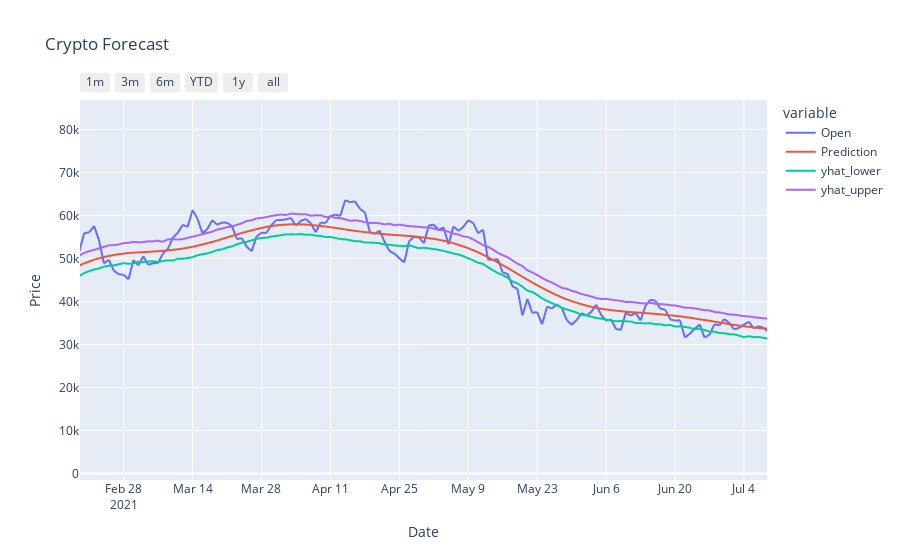

This figure's notebook cell:
### Markdown cell above
# 3. Visualizing Forecast

### Code cell
# Visual DF
vis_df = df[['ds','Open']].append(
    forecast[['ds', 'yhat', 'yhat_lower', 'yhat_upper']]
).rename(columns={'yhat': 'Prediction'})

# Visualizing results
fig = px.line(
    vis_df,
    x='ds',
    y=['Open', 'Prediction', 'yhat_lower', 'yhat_upper'],
    title='Crypto Forecast',
    labels={'value':'Price',
            'ds': 'Date'}
)

# Adding a slider
fig.update_xaxes(
    rangeselector=dict(
        buttons=list([
            dict(count=1, label="1m", step="month", stepmode="backward"),
            dict(count=3, label="3m", step="month", stepmode="backward"),
            dict(count=6, label="6m", step="month", stepmode="backward"),
            dict(count=1, label="YTD", step="year", stepmode="todate"),
            dict(count=1, label="1y", step="year", stepmode="backward"),
            dict(step="all")
        ])
    )
)

fig.show()

### Figure 1 — Plotly figure (JSON) as saved in the notebook; plotly's stock layout.template omitted (floating-point values rounded to 4 significant figures; data arrays with more than 128 entries replaced by an {"elided": "..."} marker saying what was removed)
{"data": [{"hovertemplate": "variable=Open<br>Date=%{x}<br>Price=%{y}<extra></extra>", "legendgroup": "Open", "line": {"color": "#636efa", "dash": "solid"}, "mode": "lines", "name": "Open", "showlegend": true, "type": "scattergl", "x": {"elided": "1534 str values"}, "xaxis": "x", "y": {"elided": "1534 float values"}, "yaxis": "y"}, {"hovertemplate": "variable=Prediction<br>Date=%{x}<br>Price=%{y}<extra></extra>", "legendgroup": "Prediction", "line": {"color": "#EF553B", "dash": "solid"}, "mode": "lines", "name": "Prediction", "showlegend": true, "type": "scattergl", "x": {"elided": "1534 str values"}, "xaxis": "x", "y": {"elided": "1534 float values"}, "yaxis": "y"}, {"hovertemplate": "variable=yhat_lower<br>Date=%{x}<br>Price=%{y}<extra></extra>", "legendgroup": "yhat_lower", "line": {"color": "#00cc96", "dash": "solid"}, "mode": "lines", "name": "yhat_lower", "showlegend": true, "type": "scattergl", "x": {"elided": "1534 str values"}, "xaxis": "x", "y": {"elided": "1534 float values"}, "yaxis": "y"}, {"hovertemplate": "variable=yhat_upper<br>Date=%{x}<br>Price=%{y}<extra></extra>", "legendgroup": "yhat_upper", "line": {"color": "#ab63fa", "dash": "solid"}, "mode": "lines", "name": "yhat_upper", "showlegend": true, "type": "scattergl", "x": {"elided": "1534 str values"}, "xaxis": "x", "y": {"elided": "1534 float values"}, "yaxis": "y"}], "layout": {"autosize": true, "legend": {"title": {"text": "variable"}, "tracegroupgap": 0}, "title": {"text": "Crypto Forecast"}, "xaxis": {"anchor": "y", "autorange": false, "domain": [0, 1], "range": ["2021-02-19 03:22:05.2169", "2021-07-08 16:21:15.5752"], "rangeselector": {"buttons": [{"count": 1, "label": "1m", "step": "month", "stepmode": "backward"}, {"count": 3, "label": "3m", "step": "month", "stepmode": "backward"}, {"count": 6, "label": "6m", "step": "month", "stepmode": "backward"}, {"count": 1, "label": "YTD", "step": "year", "stepmode": "todate"}, {"count": 1, "label": "1y", "step": "year", "stepmode": "backward"}, {"step": "all"}]}, "title": {"text": "Date"}, "type": "date"}, "yaxis": {"anchor": "x", "autorange": true, "domain": [0, 1], "range": [-1485.0, 86830.0], "title": {"text": "Price"}, "type": "linear"}}}
